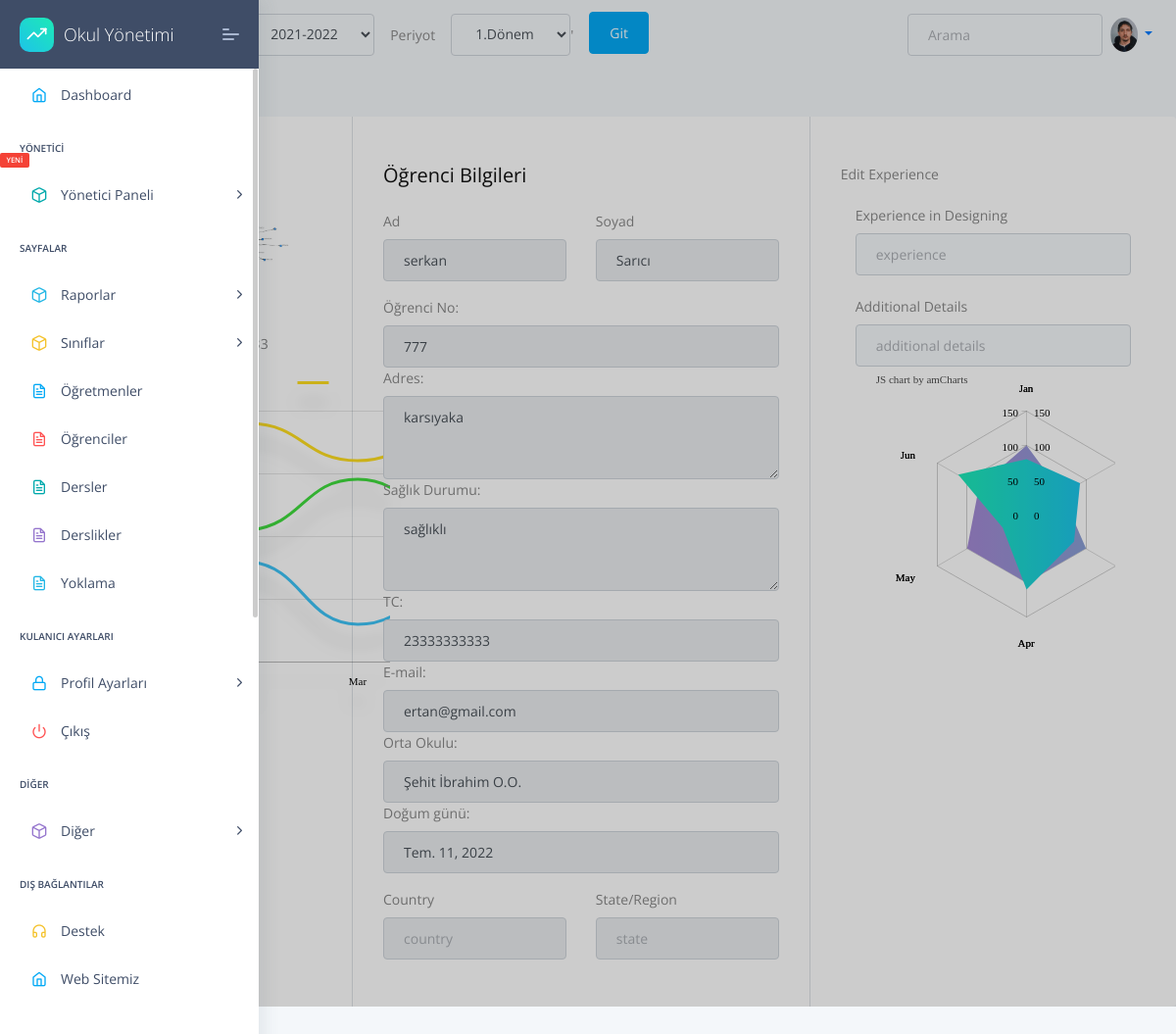
/student/view/1 (signed in), run on an earlier commit of the app's database.
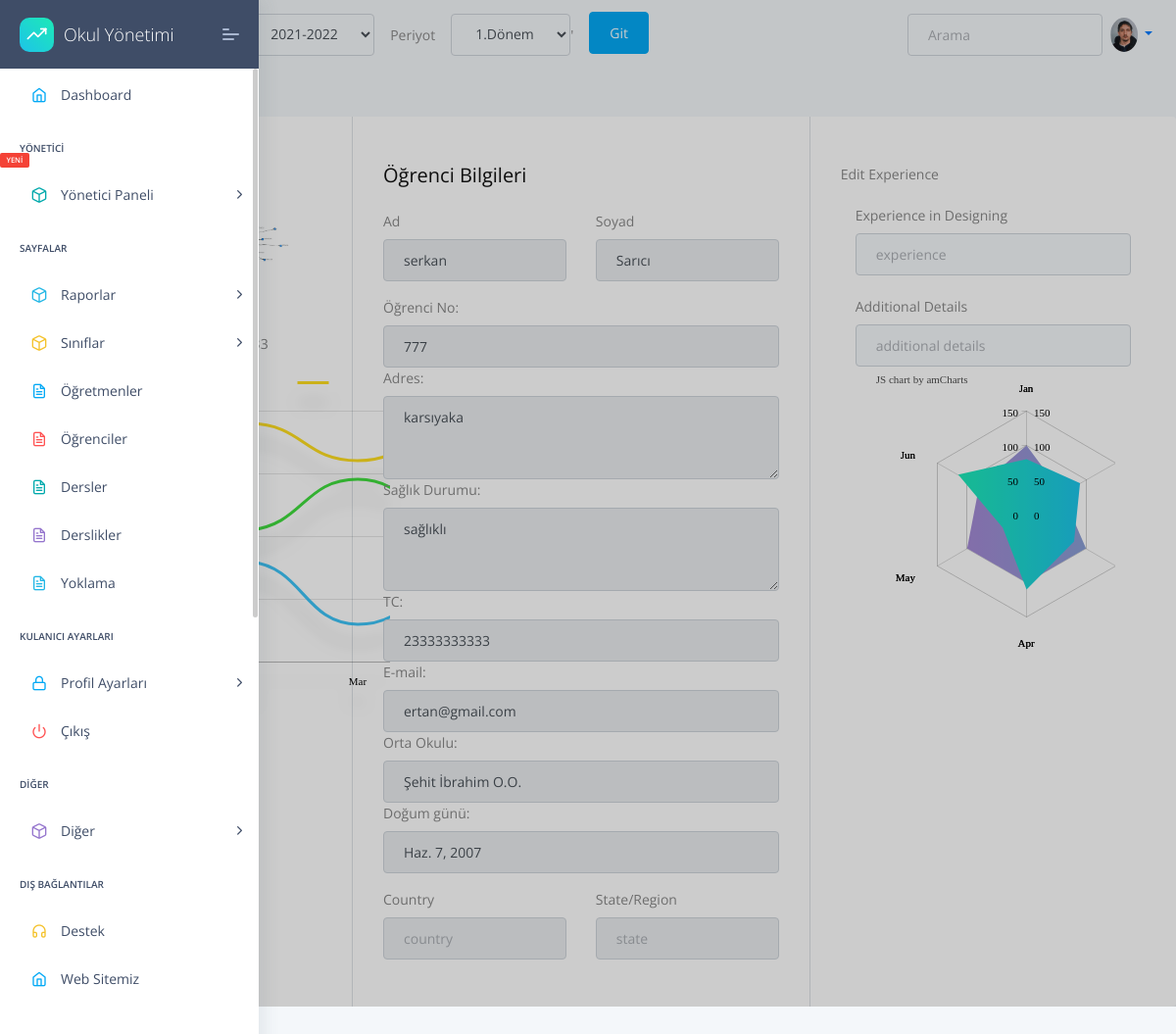
And on a later commit of the database.
### apps/student/models.py (models this page shows, shortened)
class Student(models.Model):
    firstName= models.CharField(max_length=20,default="",unique=False,null=True,blank=True,)
    lastName=models.CharField(max_length=20,unique=False,null=True,blank=True,)
    TC = models.CharField(max_length=11,unique=False,null=True,blank=True,validators=[validateEven])
    phone = models.CharField(validators=[validatePhone], max_length=17,default="0",unique=False,null=True,blank=True,)
    address=models.TextField(unique=False,null=True,blank=True,)
    status=models.BooleanField(unique=False,null=True,blank=True,)
    middleSchool=models.ForeignKey(MiddleSchool,on_delete=models.CASCADE)
    number=models.IntegerField(unique=False,null=True,blank=True,)
    session=models.ForeignKey(Session,on_delete=models.CASCADE)
    image=models.ImageField(upload_to="images/ogrenciler/",unique=False,null=True,blank=True,default='images/person.png')
    health=models.TextField(unique=False,null=True,blank=True,)
    HESCode=models.CharField(max_length=12,unique=False,null=True,blank=True,validators=[validateHesCode])
    birtdate=DateField(("Doğum Tarihiniz"), auto_now=False, auto_now_add=False,unique=False,null=True,blank=True,)
    email=models.EmailField()
    genders=(('Kız','Kız'),
              ('Erkek','Erkek'),
              ('Diger','Diğer'),
    )
    gender=CharField(max_length=10 ,choices=genders,unique=False,blank=True,null=True)
    class Meta:
        ordering = ('firstName',)

class MiddleSchool(models.Model):
    name=models.CharField(max_length=100,default="")
    def __str__(self):
        return self.name

### apps/student/views.py (the view)
# urls.py: path('view/<int:pk>', views.studentView, name='student-view'),
@login_required(login_url="/login/")
def studentView(request,pk=None):
    sessionUpdate(request)
    session=Session.objects.get(active=True)
    period=Period.objects.get(active=True)
    try:
        student = Student.objects.get(id=pk)
        className = StudentList.objects.get(students=student,session=session,periods=period)
    except:
        context={
        'sessions':sessions,"periods":periods
        }
        return render(request,"student/std-list.html",context)
    context={
        'student':student,
        'className':className,
        'media_url':settings.MEDIA_URL,
        'sessions':sessions,"periods":periods
        }
    return render(request, "student/std-profile.html", context)

### apps/classes/models.py (called while the page is built)
    def __str__(self):
        return self.level.level+self.className.name

### apps/home/models.py (called while the page is built)
    def __str__(self):
      return self.session

    def __str__(self):
      return self.period

### apps/student/views.py (called while the page is built)
def sessionUpdate(request):
    if request.GET.get("sessionID"):
        try:
            oldSession = Session.objects.get(active=1)
            oldSession.active=False
            oldSession.save()
        except:
            pass
        newSession=request.GET.get("sessionID")
        print("Yeni sezon : ",newSession)
        newSession = Session.objects.get(session=newSession)
        newSession.active=True
        newSession.save()
    if request.GET.get("periodID"):
        try:
            oldPeriod = Period.objects.get(active=1)
            oldPeriod.active=False
            oldPeriod.save()
        except:
            pass
        newPeriod =request.GET.get("periodID")
        print("Yeni Period  : ",newPeriod )
        newPeriod  = Period.objects.get(period=newPeriod )
        newPeriod.active=True
        newPeriod.save()

### apps/templates/student/std-profile.html (shortened to what the changed rows need)
{% extends "layouts/base.html" %}
{% block content %}
<div class="container rounded bg-white mt-5 mb-5">
    <div class="row">
        <div class="col-md-5 border-right">
            <div class="p-3 py-5">
                <div class="row mt-2">
                    <div class="col-md-6"><label class="labels">Ad</label><input type="text" class="form-control"   placeholder="Ad" value="{{student.firstName}}" disabled></div>
                    <div class="col-md-6"><label class="labels">Soyad</label><input type="text" class="form-control" value="{{student.lastName}}" placeholder="Soyad" disabled></div>
                </div>
                <div class="row mt-3">
                    <div class="col-md-12"><label class="labels">Öğrenci No:</label><input type="text" class="form-control" placeholder="Okul No" value="{{student.number}}" disabled></div>
                    <div class="col-md-12"><label class="labels">Adres:</label><textarea rows="3" cols="30" class="form-control" name="" disabled>{{student.address}}</textarea></div>
                    <div class="col-md-12"><label class="labels">Sağlık Durumu:</label><textarea rows="3" cols="30" class="form-control" name="" disabled>{{student.health}}</textarea></div>
                    <div class="col-md-12"><label class="labels">TC:</label><input type="text" class="form-control" placeholder="TC" value="{{student.TC}}" disabled></div>
                    <div class="col-md-12"><label class="labels">E-mail:</label><input type="text" class="form-control" placeholder="E-mail" value="{{student.email}}" disabled></div>
                    <div class="col-md-12"><label class="labels">Orta Okulu:</label><input type="text" class="form-control" placeholder="Orta Okulu" value="{{student.middleSchool}}" disabled></div>
                    <div class="col-md-12"><label class="labels">Doğum günü:</label><input type="text" class="form-control" placeholder="Doğum günü" value="{% if student.birtdate %}{{student.birtdate}}{% endif %}" disabled></div>
                </div>
            </div>
        </div>
    </div>
</div>
</div>
</div>
{% endblock content %}

What changed in the data, as far as the page shows it:
changed Student "serkan": birtdate "Tem. 11, 2022" → "Haz. 7, 2007"
